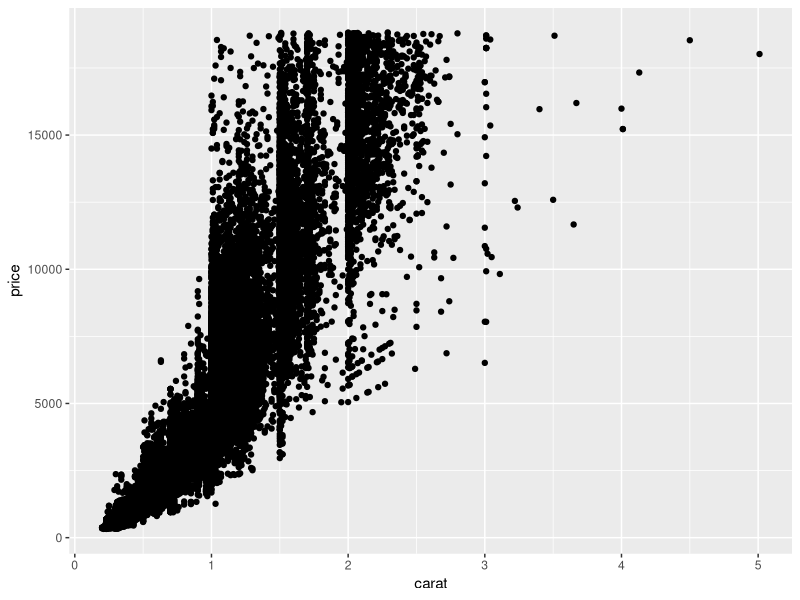
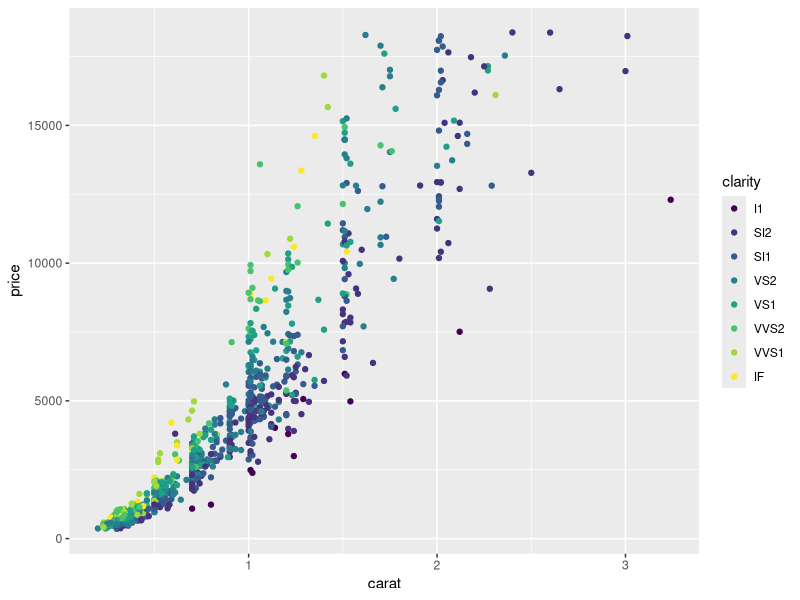
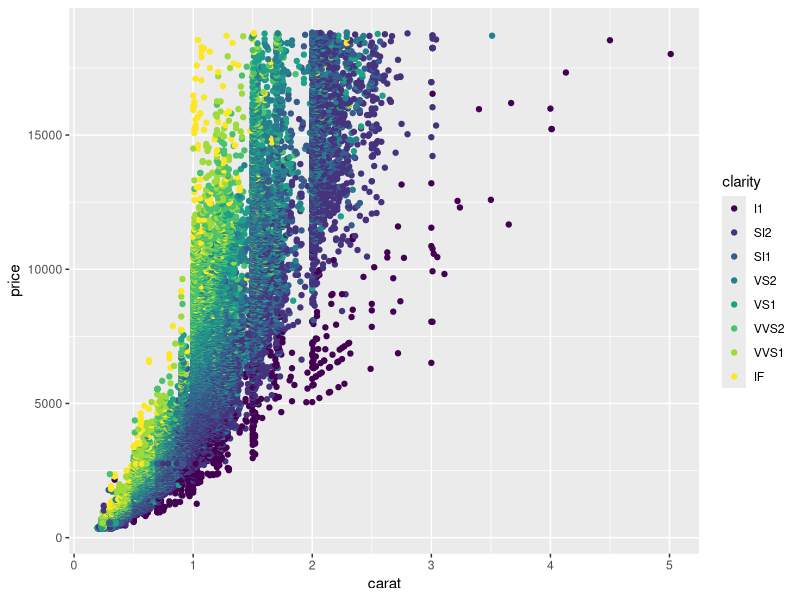
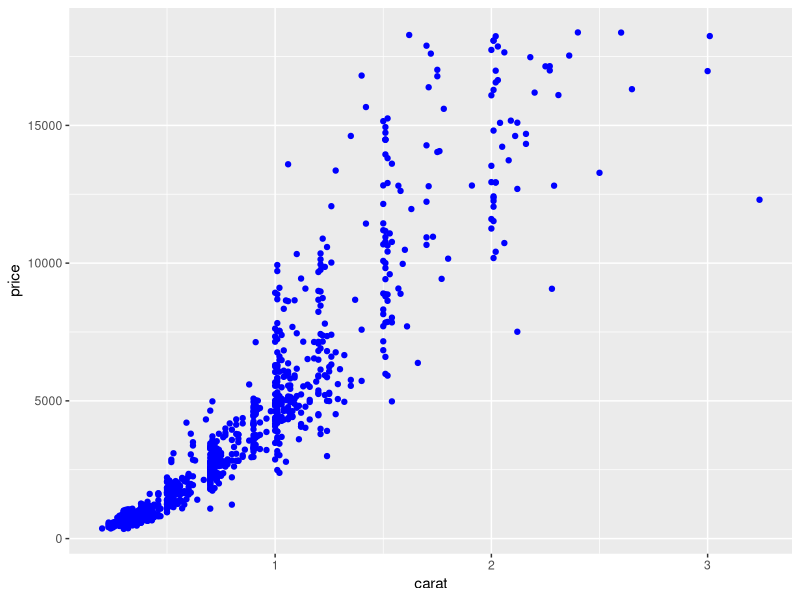
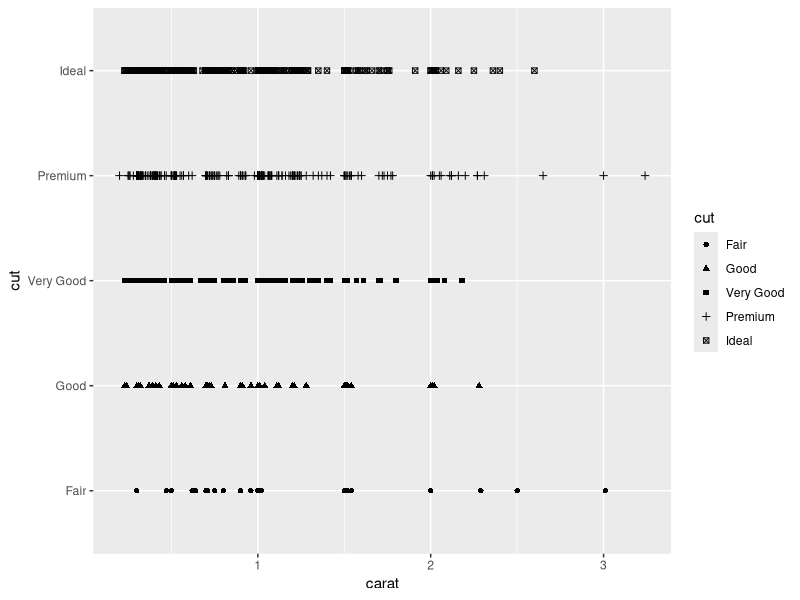

These figures' R source, in order:
# Exercise 1: ggplot2 basics

# Install and load `ggplot2`
# You will also want to load `dplyr`
#install.packages("ggplot2")
library("ggplot2")
library("dplyr")


# For this exercise you'll be working with the `diamonds` data set included in the ggplot2 library
# Use `?diamonds` to get more information about this data set (including the column descriptions
# Also check the _column names_ and the _number of rows_ in the data set
names.of.col <- colnames(diamonds)
names.of.col
num.of.rows <- count(diamonds)
num.of.rows

# This data set has a lot of rows. To make things a bit more readable,
# use dplyr's `sample_n()` function to get a random 1000 rows from the data set
# Store this sample in a variable `diamonds.sample`
diamonds.sample <- sample_n(diamonds, size = 1000)


# Start by making a new `ggplot` with the `diamonds.sample` as the data (no geometry yet)
# What do you see?



#ggplot(data = mpg) +
 # geom_point(mapping = aes(x = displ, y = hwy))


# Draw a scatter plot (with point geometry) with for the `diamonds.sample` set,
# with the `carat` mapped to the x-position and `price` mapped to the y-position.
ggplot(diamonds) + geom_point(aes(x = carat, y = price))



# Draw the same plot as above, but color each of the points based on their clarity.
ggplot(diamonds.sample) + geom_point(aes(x = carat, y = price, color = clarity))

# Draw the same plot as above, but for the entire `diamonds` data set. Note this may take
# a few seconds to generate.
ggplot(diamonds) + geom_point(aes(x = carat, y = price, color = clarity))

# Draw another scatter plot for `diamonds.sample` of price (y) by carat (x),
# but with all of the dots colored "blue".
# Hint: you'll need to set the color channel, not map a value to it!
ggplot(diamonds.sample) + geom_point(aes(x = carat, y = price), color = "blue")


# Draw a scatter plot for `diamonds.sample` of `price` by `carat`, where each
# point has an aesthetic _shape_ based on the diamond's `cut`.
ggplot(diamonds.sample) + geom_point(aes(x = carat, y = cut, shape = cut))


# Draw a scatter plot for `diamonds.sample` of *`cut`* by `carat`, where each
# point has an aesthetic _size_ based on the diamond's *`price`*


# Try coloring the above plot based on the diamond's price!


# Draw a line plot (with line geometry) for `diamonds.sample`. The x-position should be mapped to
# carat, y-position to price, and color to carat.


# That's kind of messy. Try using `smooth` geometry instead.


# Draw a plot with bar geometry (a bar chart), mapping the diamond's `cut` to the x-axis


# Add an aesthetic property that will _fill_ each bar geometry based on the `clarity` of the diamonds
# What kind of chart do you get?


# Draw a histogram of diamond prices.
# Try mapping each bar based on clarity as well!


# (For a more traditional "bell-curve", make a histogram of diamond `depths`)

# Draw a plot of the `diamonds.sample` data (price by carat), with both points for each
# diamond AND smoothed lines for each cut (hint: in a separate color)
# Making the points have some `alpha` transparency will make the plot look nicer

# multiple geoms (point & smooth)


## Bonus
# Draw a bar chart of average diamond prices by clarity, and include "error bars" marking
# the standard error of each measurement.
#
# You can calculate standard error as the _standard deviation_ divided by the square root
# of the number of measurements (prices)

# Start by creating a data frame `diamond.summary` that includes summarized data for each clarity group.
# Your summary data shuld include the mean price and the standard error of the price.


# Then draw the plot. The error bars should stretch from the mean-error to the mean+error.
